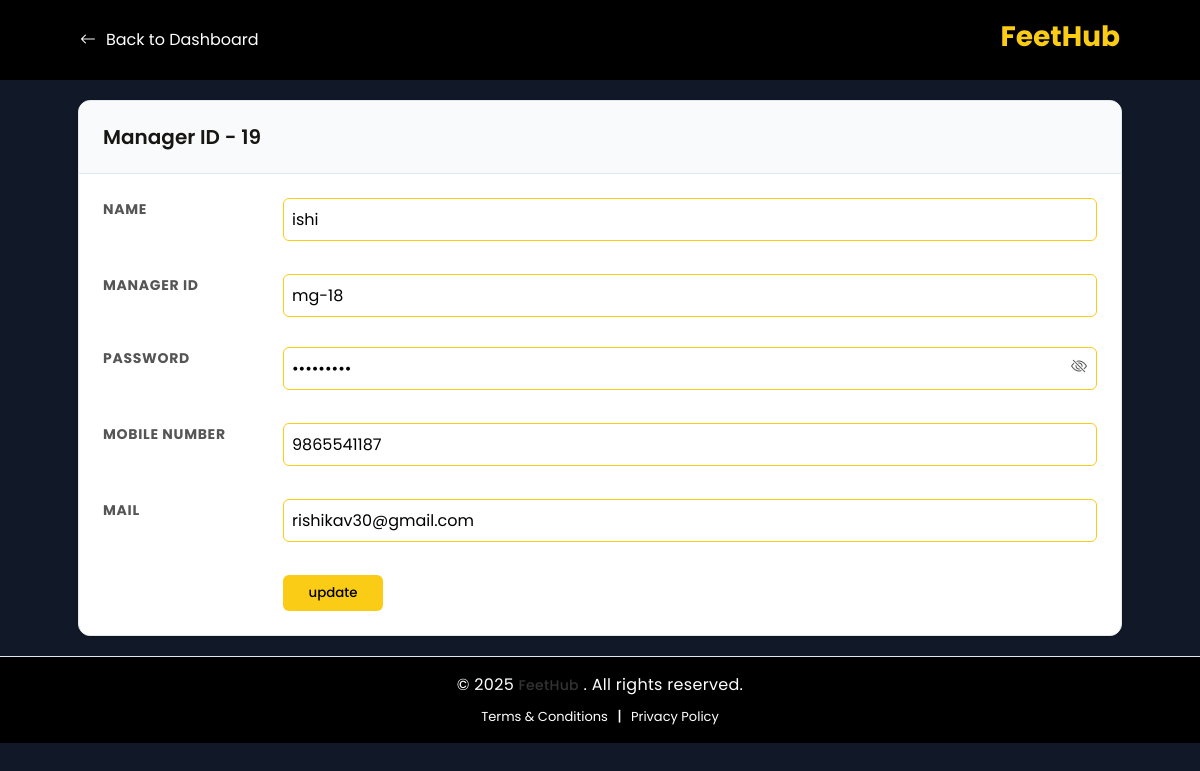
Page /admin/flows/edit.php?sub_id=19 on the committed database.
### tables this page shows
CREATE TABLE `sub_admins` (
  `id` int(11) NOT NULL,
  `name` varchar(30) NOT NULL,
  `manager_id` varchar(50) DEFAULT NULL,
  `password` varchar(20) NOT NULL,
  `email_id` varchar(60) NOT NULL,
  `phone` varchar(15) NOT NULL,
  `status` enum('active','inactive') NOT NULL,
  `created_at` timestamp NOT NULL DEFAULT current_timestamp() ON UPDATE current_timestamp()
);

### components/sub-admin-edit.php (the view, shortened to what this page needs)
<?php
if (isset($_GET['sub_id'])) {
    $user_id = $_GET['sub_id'];
    $query = "select * from sub_admins where id=$user_id";
    $res = mysqli_query($connect, $query);
    $row = mysqli_fetch_array($res);
    $id = $row['id'];
    $managername = $row['name'];
    $managerid = $row['manager_id'];
    $managerpwd = $row['password'];
    $managerPhone = $row['phone'];
    $managermail = $row['email_id'];
}
?>
<div class="card">
    <div class="card-header">
        <div class="card-title">Manager ID - <?= htmlspecialchars($id); ?></div>
    </div>
    <div class="card-body">
        <form action="edit.php?sub_id=<?= $user_id ?>" method="post" class="detail">
            <div class="details-grid">
                <div class="label">Name</div>
                <div class="value" id="nameValue">
                    <input type="text" name="name" class="input-field" value="<?= htmlspecialchars($managername); ?>">
                </div>
                <div class="label">Manager ID</div>
                <div class="value" id="emailValue">
                    <input type="text" name="manager-id" class="input-field"
                        value="<?= htmlspecialchars($managerid); ?>" readonly>
                </div>
                <div class="label">Password</div>
                <div class="value" id="phoneValue" style="position: relative;">
                    <input type="password" id="password" name="password" class="input-field"
                        value="<?= htmlspecialchars($managerpwd); ?>">
                    <i class="bi bi-eye-slash" id="togglePassword"
                        style="position:absolute; right:10px; top:7px; cursor:pointer; color:#555;"></i>
                </div>
                <div class="label">Mobile Number</div>
                <div class="value" id="phoneValue">
                    <input type="text" name="mobile_number" class="input-field"
                        value="<?= htmlspecialchars($managerPhone); ?>">
                </div>
                <div class="label">Mail</div>
                <div class="value" id="phoneValue">
                    <input type="text" name="mail" class="input-field" value="<?= htmlspecialchars($managermail); ?>">
                </div>
                <div class="label"></div>
                <button type="submit" class="create-btn btn-primary" name="update_manager">update</button>
            </div>
        </form>
    </div>
</div>

### css/register.css (style rules this page uses)
* { scrollbar-width: thin; scrollbar-color: var(--primary-yellow) #f1f1f1; }

### css/admin-dashboard.css (style rules this page uses)
* { padding: 0; margin: 0; font-family: 'Poppins', sans-serif; box-sizing: border-box; scrollbar-width: thin; scrollbar-color: var(--primary-yellow) #f1f1f1; }
:root { --primary-color: #FACC15; --secondary-color: #111827; --teritory-black: #000000; --card-grey: #6C6767; --accent-color: #ff0000; --success-color: #10b981; --warning-color: #f59e0b; --danger-color: #ef4444; --background-color: #f8fafc; --surface-color: #ffffff; --text-primary: #171612; --text-secondary: #64748b; --text-muted: #94a3b8; --border-color: #e2e8f0; --shadow-sm: 0 1px 2px 0 rgba(0, 0, 0, 0.05); --shadow: 0 1px 3px 0 rgba(0, 0, 0, 0.1), 0 1px 2px 0 rgba(0, 0, 0, 0.06); --shadow-md: 0 4px 6px -1px rgba(0, 0, 0, 0.1), 0 2px 4px -1px rgba(0, 0, 0, 0.06); --shadow-lg: 0 10px 15px -3px rgba(0, 0, 0, 0.1), 0 4px 6px -2px rgba(0, 0, 0, 0.05); --sidebar-width: 280px; --fs-12: 12px; --fs-14: 14px; --fs-16: 16px; --fs-18: 18px; --fs-20: 20px; --fs-24: 24px; --fs-26: 26px; --fs-28: 28px; --fs-32: 32px; --fs-36: 36px; --fs-40: 40px; --fs-60: 60px; --fs-64: 64px; --fs-70: 70px; --fs-96: 96px; --font-size-base: 16px; --font-size-sm: 14px; --font-size-md: 18px; --font-size-lg: 24px; --font-size-xl: 32px; --font-size-xxl: 40px; }
html { scroll-behavior: smooth; }
body { color: var(--text-primary); line-height: 1.6; background-color: var(--secondary-color); }
.card-header { padding: 24px; border-bottom: 1px solid var(--border-color); display: flex; justify-content: space-between; align-items: center; background-color: var(--background-color); }
.btn-primary { background-color: var(--primary-color); color: black; border: none; border-radius: 6px; padding: 8px 16px; font-weight: 500; cursor: pointer; transition: all 0.2s ease; text-decoration: none; }

### css/style.css (style rules this page uses)
* { padding: 0; margin: 0; font-family: 'Poppins', sans-serif; }
:root { --primary-yellow: #FACC15; --secondary-blue: #111827; --teritory-black: #000000; --card-grey: #6C6767; --fs-12: 12px; --fs-14: 14px; --fs-16: 16px; --fs-18: 18px; --fs-20: 20px; --fs-24: 24px; --fs-26: 26px; --fs-28: 28px; --fs-32: 32px; --fs-36: 36px; --fs-40: 40px; --fs-60: 60px; --fs-64: 64px; --fs-70: 70px; --fs-96: 96px; }
html { scroll-behavior: smooth; }
body { background-color: white; }
@media screen and (max-width: 1200px) and (min-width: 1024px) { :root { --fs-96: 80px; --fs-70: 60px; --fs-60: 50px; --fs-40: 36px; --fs-20: 18px; --fs-18: 16px; --fs-16: 14px; --fs-14: 12px; } }

### css/form.css (style rules this page uses)
* { padding: 0; margin: 0; font-family: 'Poppins', sans-serif; }
:root { --primary-yellow: #FACC15; --secondary-blue: #111827; --teritory-black: #000000; --card-grey: #6C6767; --fs-12: 12px; --fs-14: 14px; --fs-16: 16px; --fs-18: 18px; --fs-20: 20px; --fs-24: 24px; --fs-26: 26px; --fs-28: 28px; --fs-32: 32px; --fs-36: 36px; --fs-40: 40px; --fs-60: 60px; --fs-64: 64px; --fs-70: 70px; --fs-96: 96px; }

### css/view.css (style rules this page uses)
* { scrollbar-width: thin; scrollbar-color: var(--primary-yellow) #f1f1f1; }
body { background-color: var(--secondary-color); height: auto; }
.card { width: 90%; background: var(--surface-color); border: 1px solid var(--border-color); border-radius: 0.75rem; box-shadow: var(--shadow); overflow: hidden; }
.card-header { padding: 1.25rem 1.5rem; border-bottom: 1px solid var(--border-color); background: var(--background-color); display: flex; align-items: center; justify-content: space-between; }
.card-title { font-size: 1.25rem; font-weight: 600; }
.card-body { padding: 1.5rem; }
.details-grid { display: grid; grid-template-columns: 1fr 2fr; gap: 0.75rem 1.5rem; }
.label { color: var(--text-secondary); font-size: 0.875rem; text-transform: uppercase; letter-spacing: 0.05em; }
.value { width: 100%; color: var(--text-primary); font-weight: 600; }
.input-field { width: 100%; padding: 0.5rem; border: 1px solid var(--primary-color); border-radius: 0.375rem; font-size: 1rem; }
.create-btn { width: 100px; }
.details-grid { display: grid; grid-template-columns: 150px 1fr; gap: 30px; }
.label { font-weight: bold; color: #555; }
.value, span { color: #333; }

### rows in the picture
sub_admins: id "19", name "ishi", manager-id "mg-18", mobile_number "9865541187", mail "rishikav30@gmail.com"
